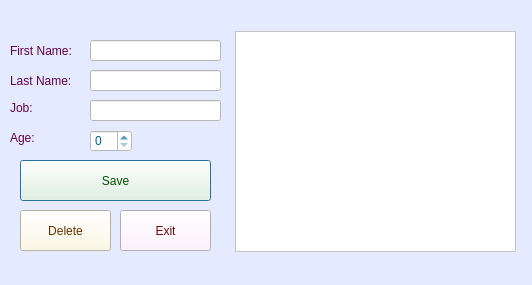
<?xml version="1.0" encoding="UTF-8"?>
<ui version="4.0">
 <class>Form</class>
 <widget class="QDialog" name="Form">
  <property name="geometry">
   <rect>
    <x>0</x>
    <y>0</y>
    <width>532</width>
    <height>285</height>
   </rect>
  </property>
  <property name="windowTitle">
   <string>Dialog</string>
  </property>
  <property name="styleSheet">
   <string notr="true">background-color: rgb(228, 234, 255);</string>
  </property>
  <widget class="QLabel" name="label_2">
   <property name="geometry">
    <rect>
     <x>10</x>
     <y>70</y>
     <width>71</width>
     <height>21</height>
    </rect>
   </property>
   <property name="styleSheet">
    <string notr="true">color: rgb(99, 0, 73);
font: 14pt &quot;Palatino&quot;;</string>
   </property>
   <property name="text">
    <string>Last Name:</string>
   </property>
  </widget>
  <widget class="QLineEdit" name="namef">
   <property name="geometry">
    <rect>
     <x>90</x>
     <y>40</y>
     <width>131</width>
     <height>21</height>
    </rect>
   </property>
   <property name="styleSheet">
    <string notr="true">color: rgb(0, 92, 135);
background-color: rgb(255, 255, 255);
font: 14pt &quot;Palatino&quot;;</string>
   </property>
  </widget>
  <widget class="QLineEdit" name="namel">
   <property name="geometry">
    <rect>
     <x>90</x>
     <y>70</y>
     <width>131</width>
     <height>21</height>
    </rect>
   </property>
   <property name="styleSheet">
    <string notr="true">color: rgb(0, 92, 135);
background-color: rgb(255, 255, 255);
font: 14pt &quot;Palatino&quot;;</string>
   </property>
  </widget>
  <widget class="QSpinBox" name="agee">
   <property name="geometry">
    <rect>
     <x>90</x>
     <y>130</y>
     <width>42</width>
     <height>22</height>
    </rect>
   </property>
   <property name="styleSheet">
    <string notr="true">font: 14pt &quot;Palatino&quot;;
color: rgb(0, 92, 135);
background-color: rgb(255, 255, 255);</string>
   </property>
  </widget>
  <widget class="QPushButton" name="savee">
   <property name="geometry">
    <rect>
     <x>20</x>
     <y>160</y>
     <width>191</width>
     <height>41</height>
    </rect>
   </property>
   <property name="styleSheet">
    <string notr="true">font: 14pt &quot;Palatino&quot;;
background-color: rgb(243, 255, 225);
color: rgb(0, 79, 0);</string>
   </property>
   <property name="text">
    <string>Save</string>
   </property>
  </widget>
  <widget class="QLabel" name="label">
   <property name="geometry">
    <rect>
     <x>10</x>
     <y>40</y>
     <width>71</width>
     <height>21</height>
    </rect>
   </property>
   <property name="styleSheet">
    <string notr="true">color: rgb(99, 0, 73);
font: 14pt &quot;Palatino&quot;;</string>
   </property>
   <property name="text">
    <string>First Name:</string>
   </property>
  </widget>
  <widget class="QListWidget" name="listWidget">
   <property name="geometry">
    <rect>
     <x>235</x>
     <y>31</y>
     <width>281</width>
     <height>221</height>
    </rect>
   </property>
   <property name="styleSheet">
    <string notr="true">font: 17pt &quot;Palatino&quot;;
background-color: rgb(255, 255, 255);
color: rgb(0, 92, 135);</string>
   </property>
  </widget>
  <widget class="QPushButton" name="pushButton">
   <property name="geometry">
    <rect>
     <x>120</x>
     <y>210</y>
     <width>91</width>
     <height>41</height>
    </rect>
   </property>
   <property name="styleSheet">
    <string notr="true">font: 14pt &quot;Palatino&quot;;
background-color: rgb(255, 238, 255);
color: rgb(111, 8, 0);</string>
   </property>
   <property name="text">
    <string>Exit</string>
   </property>
  </widget>
  <widget class="QLabel" name="label_4">
   <property name="geometry">
    <rect>
     <x>10</x>
     <y>130</y>
     <width>41</width>
     <height>16</height>
    </rect>
   </property>
   <property name="styleSheet">
    <string notr="true">color: rgb(99, 0, 73);
font: 14pt &quot;Palatino&quot;;</string>
   </property>
   <property name="text">
    <string>Age:</string>
   </property>
  </widget>
  <widget class="QLabel" name="label_3">
   <property name="geometry">
    <rect>
     <x>10</x>
     <y>100</y>
     <width>41</width>
     <height>16</height>
    </rect>
   </property>
   <property name="styleSheet">
    <string notr="true">color: rgb(99, 0, 73);
font: 14pt &quot;Palatino&quot;;</string>
   </property>
   <property name="text">
    <string>Job:</string>
   </property>
  </widget>
  <widget class="QLineEdit" name="jobb">
   <property name="geometry">
    <rect>
     <x>90</x>
     <y>100</y>
     <width>131</width>
     <height>21</height>
    </rect>
   </property>
   <property name="styleSheet">
    <string notr="true">font: 14pt &quot;Palatino&quot;;
color: rgb(0, 92, 135);
background-color: rgb(255, 255, 255);</string>
   </property>
  </widget>
  <widget class="QPushButton" name="deletee">
   <property name="geometry">
    <rect>
     <x>20</x>
     <y>210</y>
     <width>91</width>
     <height>41</height>
    </rect>
   </property>
   <property name="styleSheet">
    <string notr="true">font: 14pt &quot;Palatino&quot;;
background-color: rgb(255, 249, 223);
color: rgb(106, 49, 0);</string>
   </property>
   <property name="text">
    <string>Delete</string>
   </property>
  </widget>
 </widget>
 <resources/>
 <connections/>
</ui>
